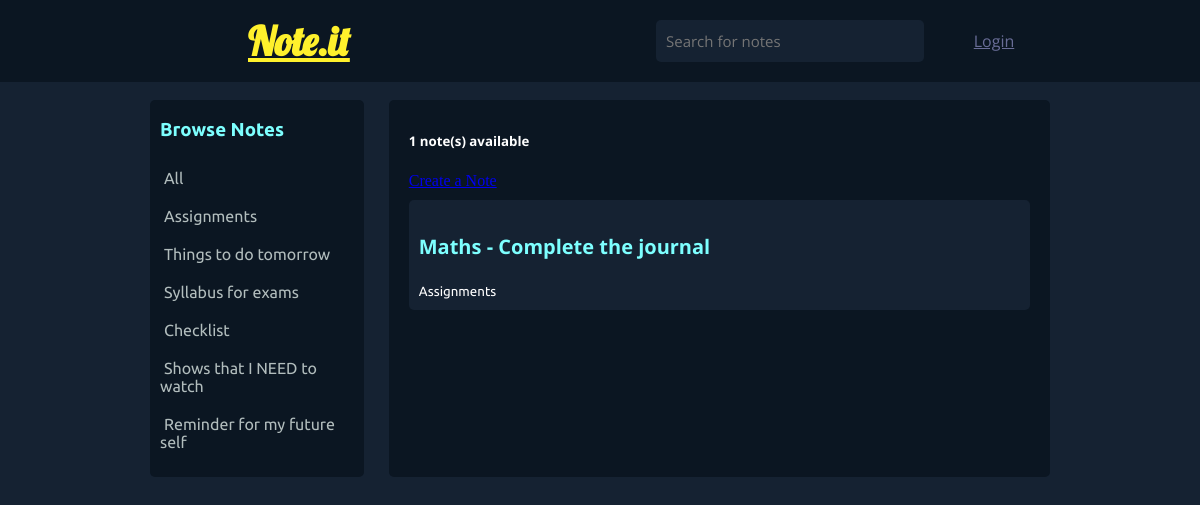
Screenshot of /?q=Assignments with the database file from the repository.
### base/models.py (models this page shows, shortened)
class Topic(models.Model):
    name = models.CharField(max_length=200)
    def __str__(self):
        return self.name

class Note(models.Model):
    host = models.ForeignKey(User, on_delete=models.SET_NULL, null=True)
    topic = models.ForeignKey(Topic, on_delete=models.SET_NULL, null=True)
    name = models.CharField(max_length=200)
    description = models.TextField(null=True, blank=True)
    updated = models.DateTimeField(auto_now=True)
    created = models.DateTimeField(auto_now_add=True)
    class Meta:
        ordering = ['-updated', '-created']

### base/views.py (the view)
# urls.py: path('', views.home, name="home"),
def home(request):
    q = request.GET.get('q') if request.GET.get('q') != None else ''
    notes = Note.objects.filter(
        Q(topic__name__icontains=q) |
        Q(name__icontains=q) |
        Q(description__icontains=q)
        )
    note_count = notes.count()
    topics = Topic.objects.all()
    context = {'notes': notes, 'topics': topics, 'note_count': note_count}
    return render(request, 'base/home.html', context)

### base/templates/base/home.html (shortened to what this page needs)
{% extends 'main.html' %}
{% block content %}
<div class="home-container">
    <div id="category-container">
        <h3 style="margin-left:10px;">Browse Notes</h3>
        <div class="category-items">
            <a href="{% url 'home' %}" class="category-links">All</a>
        </div>
        {% for topic in topics %}
            <div class="category-items">
                <a href="{% url 'home' %}?q={{topic.name}}" class="category-links">{{topic}}</a>
            </div>
        {% endfor %}
    </div>
    <div id="notes-container">
        <div style="margin-left:10px;">
            <h5 style="color:white; font-family: 'Open Sans', sans-serif;">{{note_count}} note(s) available</h5>
            <a href="{% url 'create-note' %}" id="create-note"> Create a Note</a>
        </div>
        <div id="notes-div">
            {% for note in notes %}
                <div id="notes">
                    <h5><a href="{% url 'note' note.id %}" id="title"> {{note.name}} </a></h5>
                    <small style="color:white; font-family: 'Ubuntu', sans-serif;"> {{note.topic.name}} </small>
                </div>
            {% endfor %}
        </div>
    </div>
</div>
{% endblock content %}

### static/styles/main.css (style rules this page uses)
html { background-color: rgb(21,34,50); }
body { margin: 0px; margin-top: 100px; color: white; }

### base/templates/base/home.html (style rules this page uses)
.home-container { display: flex; }
#category-container { width: 25%; border-radius: 5px; background-color: rgb(11, 22, 34); color: #7dffff; font-family: 'Ubuntu', sans-serif; padding-bottom: 16px; }
.category-items { padding: 10px; }
.category-links { text-decoration: none; margin: 8px 4px; color: #b2bdbd; }
#notes-container { width: 75%; margin-left: 25px; background-color: rgb(11, 22, 34); border-radius: 5px; padding: 10px; }
#notes { background-color: rgb(21,34,50); border-radius: 5px; margin: 10px; padding: 10px; }
#notes > a, #title { text-decoration: none; }
#title { color: #7dffff; font-family: 'Open Sans', sans-serif; font-size: 20px; }

### rows the page displays
Topic: name "Assignments"
Topic: name "Things to do tomorrow"
Topic: name "Syllabus for exams"
Topic: name "Checklist"
Topic: name "Shows that I NEED to watch"
Topic: name "Reminder for my future self"
Note: name "Maths - Complete the journal", topic.name "Assignments"

### other values shown
{{ note_count }} "1"
